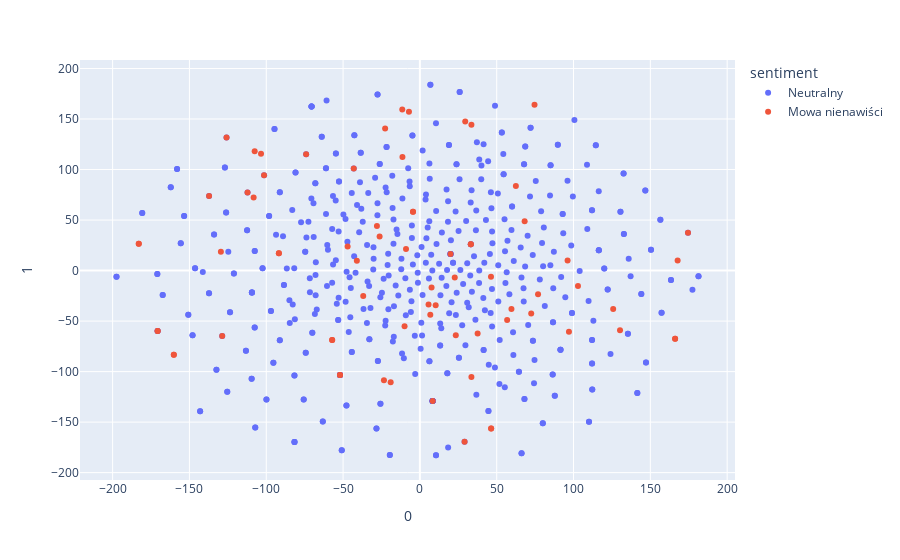

The cell this chart's notebook holds for it:
### Code cell
fig = px.scatter(df, x=0, y=1, hover_data=df.columns, color="sentiment")
fig.show()

### Figure 1 — Plotly figure (JSON) as saved in the notebook; plotly's stock layout.template omitted (floating-point values rounded to 4 significant figures; data arrays with more than 128 entries replaced by an {"elided": "..."} marker saying what was removed)
{"data": [{"customdata": {"elided": "527x2 str values"}, "hovertemplate": "sentiment=%{customdata[1]}<br>0=%{x}<br>1=%{y}<br>label=%{customdata[0]}<extra></extra>", "legendgroup": "Neutralny", "marker": {"color": "#636efa", "symbol": "circle"}, "mode": "markers", "name": "Neutralny", "orientation": "v", "showlegend": true, "type": "scatter", "x": {"elided": "527 float values"}, "xaxis": "x", "y": {"elided": "527 float values"}, "yaxis": "y"}, {"customdata": {"elided": "72x2 str values"}, "hovertemplate": "sentiment=%{customdata[1]}<br>0=%{x}<br>1=%{y}<br>label=%{customdata[0]}<extra></extra>", "legendgroup": "Mowa nienawiści", "marker": {"color": "#EF553B", "symbol": "circle"}, "mode": "markers", "name": "Mowa nienawiści", "orientation": "v", "showlegend": true, "type": "scatter", "x": [59.6, 7.597, 56.8, 167.8, 76.9, 125.8, 72.46, -22.63, 130.3, 6.77, 97.02, 96.14, -108.2, 23.37, -26.22, -27.96, 33.53, 22.69, -9.974, 46.27, 102.9, 37.59, -36.88, -19.02, -7.115, -170.7, -183.0, -103.4, 46.39, -57.1, 166.1, 5.631, -51.97, -160.2, -91.78, -4.481, 19.95, 33.54, 29.51, 68.19, 74.61, 29.09, -47.03, -128.7, -74.04, -112.2, -125.8, -101.4, -137.2, -43.05, 8.333, 174.5, -41.03, 62.47, 33.15, -9.032, 33.15, -11.35, -23.39, -11.47, -170.7, -129.5, -183.0, -107.5, 46.39, -57.1, 166.1, 10.27, -51.97, -160.2, -91.78, -4.481], "xaxis": "x", "y": [-38.12, -16.73, -48.85, 9.851, -23.49, -38.08, -42.51, 140.6, -59.06, -43.78, -60.59, 9.975, 72.37, -63.99, 33.7, 44.12, -105.3, -6.877, -55.07, -6.111, -15.39, -62.31, -25.06, -110.5, 157.3, -59.71, 26.64, 115.6, -156.4, -68.83, -67.48, -33.58, -103.4, -83.34, 17.16, 58.17, 16.33, 144.3, 147.4, 48.84, 164.2, -169.5, 23.92, -64.69, 115.0, 77.15, 131.8, 94.25, 73.9, 101.1, -129.0, 37.51, 9.824, 83.68, 26.13, 21.42, 26.13, 112.5, -108.5, 159.4, -59.71, 18.56, 26.64, 118.2, -156.4, -68.83, -67.48, -34.26, -103.4, -83.34, 17.16, 58.17], "yaxis": "y"}], "layout": {"legend": {"title": {"text": "sentiment"}, "tracegroupgap": 0}, "margin": {"t": 60}, "xaxis": {"anchor": "y", "domain": [0, 1], "title": {"text": "0"}}, "yaxis": {"anchor": "x", "domain": [0, 1], "title": {"text": "1"}}}}
